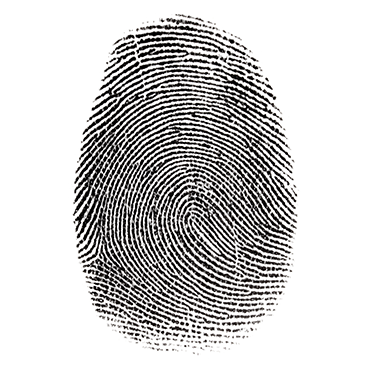
%> input picture DIP course/1444076886930.png, 370 x 370 px
$ octave HW6_1.m   (GNU Octave 9; MATLAB toolbox functions it lacks are replaced by stand-ins)
%> lines starting %> are read from the running program, lines starting %| are printed output that depends on the picture; in (x1, y1, x2, y2) boxes, pixels count from 0 and x2, y2 are one past the last pixel; in counts of white or black regions, pixels touching at a corner belong together; the program's own positions count from 1
clc
clear
close all
f=imread('1444076886930.png');
%> f is the input picture: size 370x370x3 uint8; mean R, G, B 203.7, 202.8, 202.6
f=rgb2gray(f);
%> f: size 370x370 uint8
f=im2double(f);
%> f: size 370x370 double
figure,imshow(f,[]),title('Original Fingerprint Image');
[M,N]=size(f);
%> M = 370; N = 370
fc=zeros(size(f));
% Preprocessing Image (Centering FFT)
for m=1:M
    for n=1:N
        fc(m,n)=((-1)^(m+n))*f(m,n);
    end
end
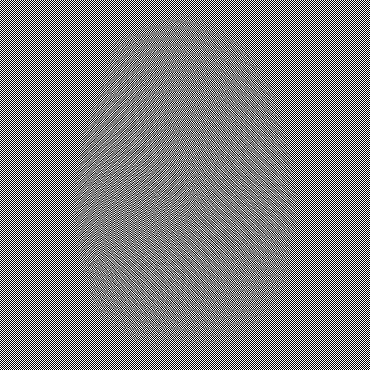
%> fc: size 370x370 double; min -1, max 1, mean 1.2e-05; drawn with min black and max white
Fc=fft2(fc);
figure,mesh(log(abs(Fc))),title('Logarithm of 2D FFT on the Center')
%> after `title('Logarithm of 2D FFT on the Center')`:
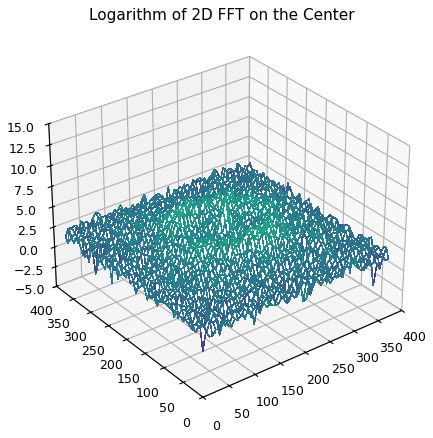
%> figure redrawn from the program's plot data
%% Designing Square1,square2,f1 and f2
[M1,N1]=size([f,f;f,f]);
%> M1 = 740; N1 = 740
sq1=zeros([M1,N1]);
%> sq1: size 740x740 double; every value is 0
sq1(M1/2+1:M1,M1/2+1:M1)=1;
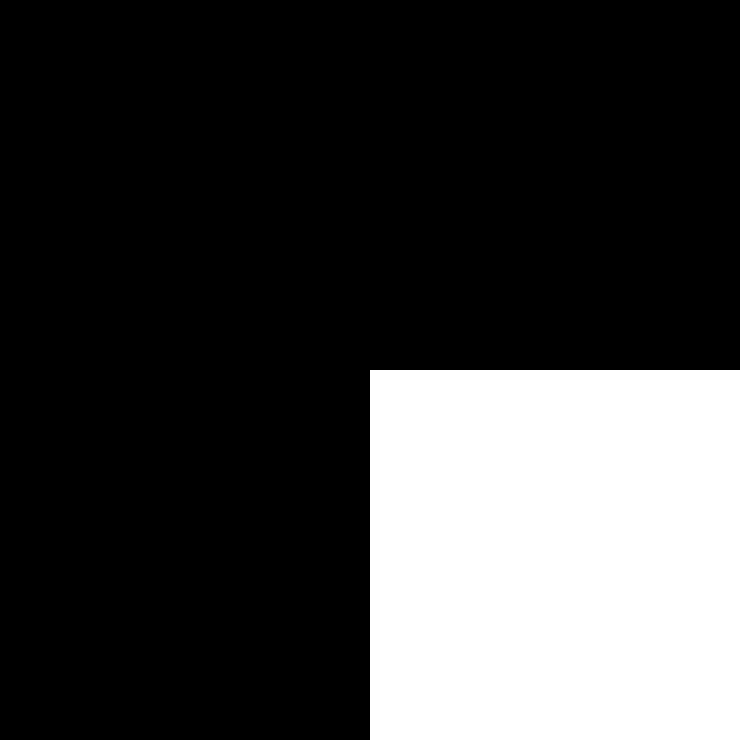
%> sq1: size 740x740 double; values 0 (black) and 1 (white), 25% white; 1 white region, box (x1, y1, x2, y2) and area: (370, 370, 740, 740) 136900
sq1(1:M1/2,1:M1/2)=1;
%> sq1: size 740x740 double; values 0 (black) and 1 (white), 50% white; 1 white region, box (x1, y1, x2, y2) and area: (0, 0, 740, 740) 273800
sq2=fliplr(sq1);
f2=zeros([M1,N1]);
for m=1:M1
    for n=1:N1
        if abs(n-N1/2)>abs(m-M1/2)
            f2(m,n)=1;
        end
    end
end
%> f2: size 740x740 double; values 0 (black) and 1 (white), 49.9% white; 2 white regions, box (x1, y1, x2, y2) and area: (370, 0, 740, 739) 136900, (0, 1, 369, 738) 136161
f1=f2';
%> f1: size 740x740 double; values 0 (black) and 1 (white), 49.9% white; 2 white regions, box (x1, y1, x2, y2) and area: (0, 370, 739, 740) 136900, (1, 0, 738, 369) 136161
figure
subplot(2,2,1)
imshow(sq1,[]),title('Square1')
subplot(2,2,2)
imshow(sq2,[]),title('Square2')
subplot(2,2,3)
imshow(f1,[]),title('f1')
subplot(2,2,4)
imshow(f2,[]),title('f2')
%% Designing z1,z2,z3,z4
z1=f1.*sq1;
%> z1: size 740x740 double; values 0 (black) and 1 (white), 24.9% white; 2 white regions, box (x1, y1, x2, y2) and area: (1, 0, 370, 369) 68265, (370, 371, 739, 740) 68265
z2=f1.*sq2;
%> z2: size 740x740 double; values 0 (black) and 1 (white), 24.9% white; 2 white regions, box (x1, y1, x2, y2) and area: (0, 370, 370, 740) 68635, (370, 0, 738, 368) 67896
z3=f2.*sq1;
%> z3: size 740x740 double; values 0 (black) and 1 (white), 24.9% white; 2 white regions, box (x1, y1, x2, y2) and area: (0, 1, 369, 370) 68265, (371, 370, 740, 739) 68265
z4=f2.*sq2;
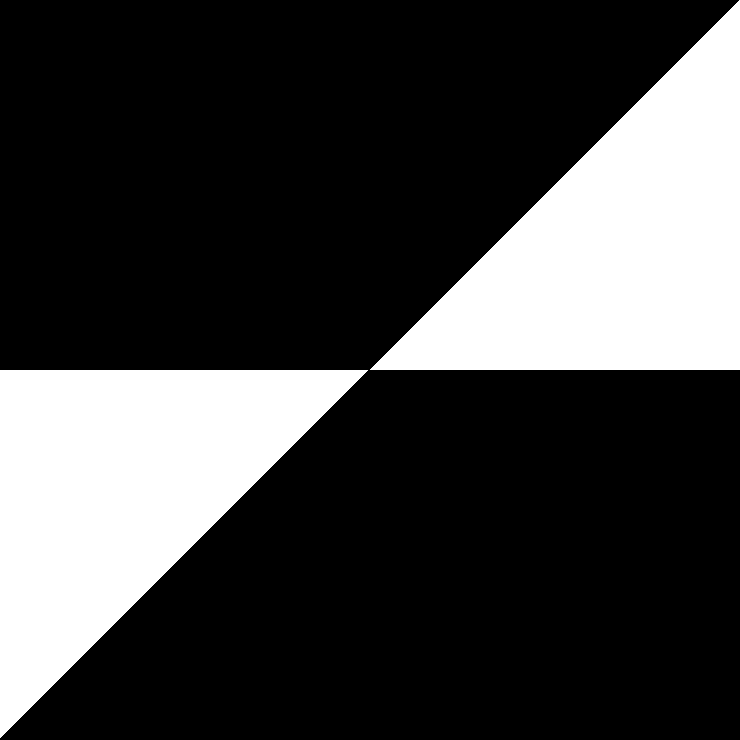
%> z4: size 740x740 double; values 0 (black) and 1 (white), 24.9% white; 2 white regions, box (x1, y1, x2, y2) and area: (370, 0, 740, 370) 68635, (0, 370, 368, 738) 67896
figure
subplot(2,2,1)
imshow(z1,[]),title('z1')
subplot(2,2,2)
imshow(z2,[]),title('z2')
subplot(2,2,3)
imshow(z3,[]),title('z3')
subplot(2,2,4)
imshow(z4,[]),title('z4')
%% Creating y1 and y2
r0=[1 1;0 1];
r1=[1 -1;0 1];
r2=[1 0;1 1];
r3=[1 0;-1 1];
y11=zeros(size(f));
y12=y11;y13=y11;y14=y11;y21=y11;y22=y11;y23=y11;y24=y11;
for m=-M1/4:M1/4-1
    for n=-N1/4:N1/4-1
        y11(m+M1/4+1,n+N1/4+1)=f1(m+M1/2+1,n+M1/2+1);
        y12(m+M1/4+1,n+N1/4+1)=f1(m-n+M1/2+1,n+M1/2+1);
        y13(m+M1/4+1,n+N1/4+1)=f1(m+M1/2+1,m+n+M1/2+1);
        y14(m+M1/4+1,n+N1/4+1)=f1(m+M1/2+1,n-m+M1/2+1);
        y21(m+M1/4+1,n+N1/4+1)=f2(m+n+M1/2+1,n+M1/2+1);
        y22(m+M1/4+1,n+N1/4+1)=f2(m-n+M1/2+1,n+M1/2+1);
        y23(m+M1/4+1,n+N1/4+1)=f2(m+M1/2+1,m+n+M1/2+1);
        y24(m+M1/4+1,n+N1/4+1)=f2(m+M1/2+1,n-m+M1/2+1);
    end
end
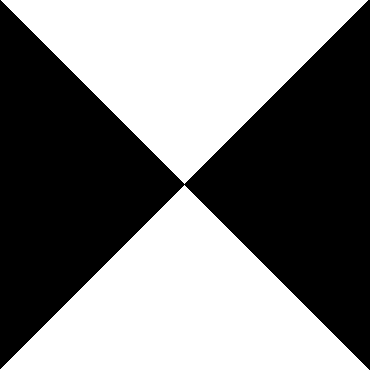
%> y11: size 370x370 double; values 0 (black) and 1 (white), 49.7% white; 2 white regions, box (x1, y1, x2, y2) and area: (0, 185, 369, 370) 34225, (1, 0, 368, 184) 33856
%> y12: size 370x370 double; values 0 (black) and 1 (white), 62.3% white; 1 black region, box (x1, y1, x2, y2) and area: (0, 0, 370, 370) 51615
%> y13: size 370x370 double; values 0 (black) and 1 (white), 37.3% white; 2 white regions, box (x1, y1, x2, y2) and area: (0, 185, 185, 370) 25669, (186, 0, 370, 184) 25392
%> y14: size 370x370 double; values 0 (black) and 1 (white), 37.3% white; 2 white regions, box (x1, y1, x2, y2) and area: (184, 185, 370, 370) 25761, (0, 0, 183, 184) 25300
%> y21: size 370x370 double; values 0 (black) and 1 (white), 37.3% white; 2 white regions, box (x1, y1, x2, y2) and area: (185, 0, 370, 185) 25669, (0, 186, 184, 370) 25392
%> y22: size 370x370 double; values 0 (black) and 1 (white), 37.3% white; 2 white regions, box (x1, y1, x2, y2) and area: (185, 184, 370, 370) 25761, (0, 0, 184, 183) 25300
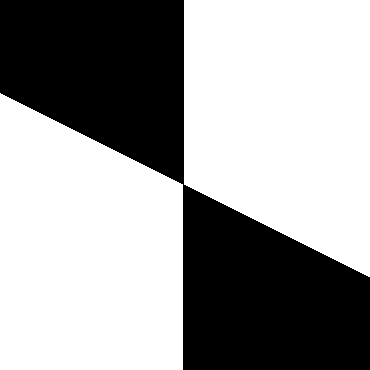
%> y24: size 370x370 double; values 0 (black) and 1 (white), 62.3% white; 1 black region, box (x1, y1, x2, y2) and area: (0, 0, 370, 370) 51615
figure,subplot(4,2,1)
imshow(y11,[]),title('y11')
subplot(4,2,2)
imshow(y12,[]),title('y12')
subplot(4,2,3)
imshow(y13,[]),title('y13')
subplot(4,2,4)
imshow(y14,[]),title('y14')
subplot(4,2,5)
imshow(y21,[]),title('y21')
subplot(4,2,6)
imshow(y22,[]),title('y22')
subplot(4,2,7)
imshow(y23,[]),title('y23')
subplot(4,2,8)
imshow(y24,[]),title('y24')
suptitle('y filters')
% Optional : demonstration of sampling boundaries (uncomment to run)
% figure,imshow(f1,[])
% hold on
% plot([2*M,M,0,M,2*M],[N,2*N,2*N,N,N],'r','LineWidth',3)
% figure,imshow(f1,[])
% hold on
% plot([2*M,M,0,M,2*M],[N/2,3/2*N,3*N/2,N/2,N/2],'r','LineWidth',3
%% 8 Final Fan Filters
ff1=y11.*sq2(M1/4+1:M1/4+M1/2,M1/4+1:M1/4+M1/2);
%> ff1: size 370x370 double; values 0 (black) and 1 (white), 24.9% white; 2 white regions, box (x1, y1, x2, y2) and area: (0, 185, 185, 370) 17205, (185, 0, 368, 183) 16836
ff2=y12.*sq1(M1/4+1:M1/4+M1/2,M1/4+1:M1/4+M1/2);
%> ff2: size 370x370 double; values 0 (black) and 1 (white), 12.6% white; 3 white regions, box (x1, y1, x2, y2) and area: (185, 186, 277, 370) 8556, (93, 0, 185, 183) 8464, (0, 184, 185, 185) 185
ff3=y13.*z4(M1/4+1:M1/4+M1/2,M1/4+1:M1/4+M1/2);
%> ff3: size 370x370 double; values 0 (black) and 1 (white), 12.3% white; 2 white regions, box (x1, y1, x2, y2) and area: (186, 0, 370, 184) 8556, (0, 187, 181, 368) 8281
ff4=y14.*z3(M1/4+1:M1/4+M1/2,M1/4+1:M1/4+M1/2);
%> ff4: size 370x370 double; values 0 (black) and 1 (white), 12.3% white; 2 white regions, box (x1, y1, x2, y2) and area: (0, 1, 183, 184) 8464, (188, 187, 370, 369) 8372
ff5=y21.*z2(M1/4+1:M1/4+M1/2,M1/4+1:M1/4+M1/2);
%> ff5: size 370x370 double; values 0 (black) and 1 (white), 12.3% white; 2 white regions, box (x1, y1, x2, y2) and area: (0, 186, 184, 370) 8556, (187, 0, 368, 181) 8281
ff6=y22.*z1(M1/4+1:M1/4+M1/2,M1/4+1:M1/4+M1/2);
%> ff6: size 370x370 double; values 0 (black) and 1 (white), 12.3% white; 2 white regions, box (x1, y1, x2, y2) and area: (1, 0, 184, 183) 8464, (187, 188, 369, 370) 8372
ff7=y23.*sq2(M1/4+1:M1/4+M1/2,M1/4+1:M1/4+M1/2);
%> ff7: size 370x370 double; values 0 (black) and 1 (white), 12.4% white; 2 white regions, box (x1, y1, x2, y2) and area: (186, 93, 370, 185) 8556, (0, 185, 183, 277) 8464
ff8=y24.*sq1(M1/4+1:M1/4+M1/2,M1/4+1:M1/4+M1/2);
%> ff8: size 370x370 double; values 0 (black) and 1 (white), 12.6% white; 3 white regions, box (x1, y1, x2, y2) and area: (186, 185, 370, 277) 8556, (0, 93, 183, 185) 8464, (184, 0, 185, 185) 185
figure,subplot(4,2,1)
imshow(ff1,[])
subplot(4,2,2)
imshow(ff2,[])
subplot(4,2,3)
imshow(ff3,[])
subplot(4,2,4)
imshow(ff4,[])
subplot(4,2,5)
imshow(ff5,[])
subplot(4,2,6)
imshow(ff6,[])
subplot(4,2,7)
imshow(ff7,[])
subplot(4,2,8)
imshow(ff8,[])
suptitle('Fan Filters')
%% Applying Fan Filters
o1=Fc.*ff1;
o1=ifft2(o1);
o2=Fc.*ff2;
o2=ifft2(o2);
o3=Fc.*ff3;
o3=ifft2(o3);
o4=Fc.*ff4;
o4=ifft2(o4);
o5=Fc.*ff5;
o5=ifft2(o5);
o6=Fc.*ff6;
o6=ifft2(o6);
o7=Fc.*ff7;
o7=ifft2(o7);
o8=Fc.*ff8;
o8=ifft2(o8);
for m=1:M
    for n=1:N
        o1(m,n)=((-1)^(m+n))*o1(m,n);
        o2(m,n)=((-1)^(m+n))*o2(m,n);
        o3(m,n)=((-1)^(m+n))*o3(m,n);
        o4(m,n)=((-1)^(m+n))*o4(m,n);
        o5(m,n)=((-1)^(m+n))*o5(m,n);
        o6(m,n)=((-1)^(m+n))*o6(m,n);
        o7(m,n)=((-1)^(m+n))*o7(m,n);
        o8(m,n)=((-1)^(m+n))*o8(m,n);
    end
end
figure,imshow(o1,[])
figure,imshow(o2,[])
figure,imshow(o3,[])
figure,imshow(o4,[])
figure,imshow(o5,[])
figure,imshow(o6,[])
figure,imshow(o7,[])
figure,imshow(o8,[])
%> after `imshow(o8,[])`:
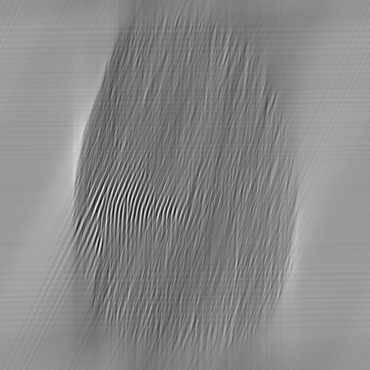
%> displayed picture: size 370x370, on the screen's scale of 0 to 255; min 0, max 255, mean 136.7
%% Fusing the Output Image
o(:,:,1)=o1;
o(:,:,2)=o2;
o(:,:,3)=o3;
o(:,:,4)=o4;
o(:,:,5)=o5;
o(:,:,6)=o6;
o(:,:,7)=o7;
o(:,:,8)=o8;
L=17;
Ws=2*L+1;
am=0;
output=zeros(size(f));
for i=1+L:Ws:M-L
    for j=1+L:Ws:N-L
        for k=1:8
%> (the run ends here)

$ run again, with DIP course/1832897_orig.png copied over DIP course/1444076886930.png
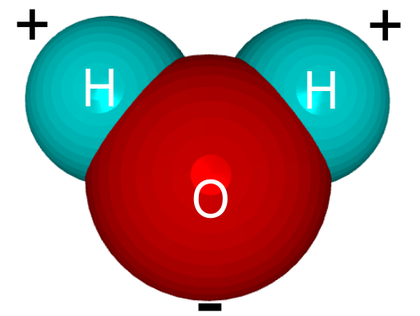
%> input picture DIP course/1832897_orig.png, 420 x 316 px, shrunk from 526 x 396 before the run
%> f is the input picture: size 316x420x3 uint8; mean R, G, B 170.1, 150.1, 150.1
%> M1 = 632; N1 = 840
%> `sq1(1:M1/2,1:M1/2)=1;`:
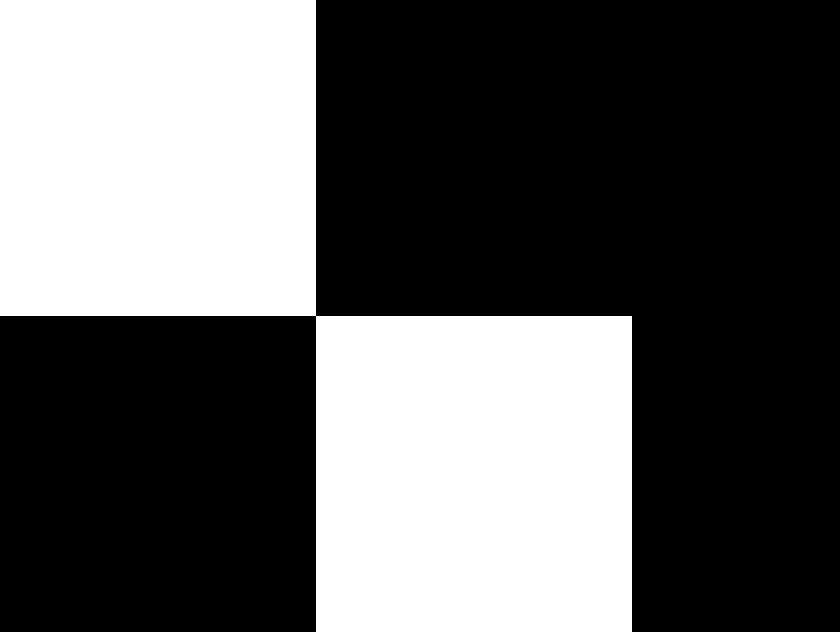
%> sq1: size 632x840 double; values 0 (black) and 1 (white), 37.6% white; 1 white region, box (x1, y1, x2, y2) and area: (0, 0, 632, 632) 199712
%> sq2: size 632x840 double; values 0 (black) and 1 (white), 37.6% white; 1 white region, box (x1, y1, x2, y2) and area: (208, 0, 840, 632) 199712
%> `f1=f2';`:
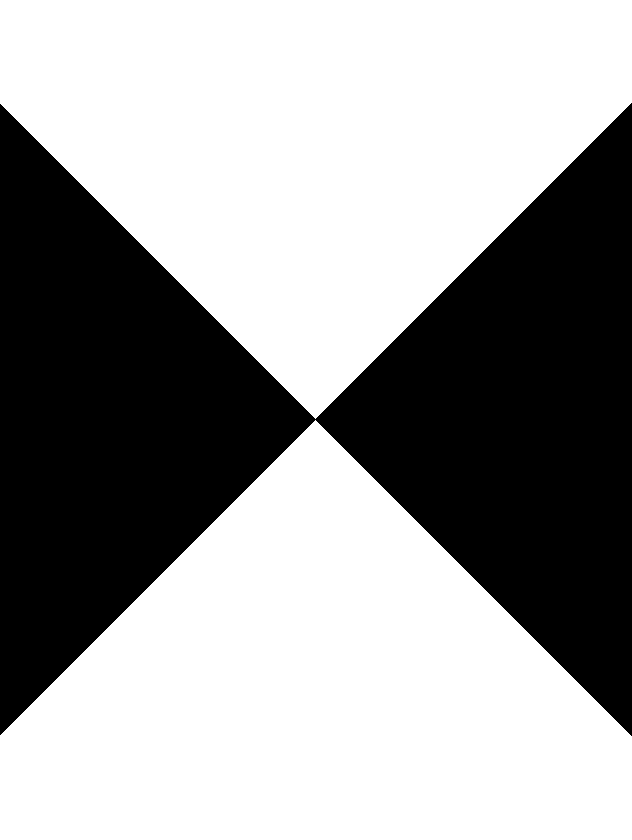
%> f1: size 840x632 double; values 0 (black) and 1 (white), 62.3% white; 1 black region, box (x1, y1, x2, y2) and area: (0, 103, 632, 736) 200344

$ run again, with DIP course/Fingerprint_(PSF).png copied over DIP course/1444076886930.png
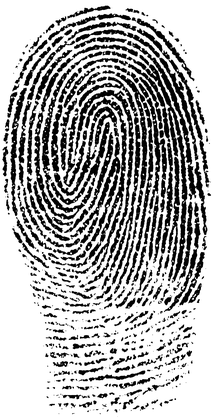
%> input picture DIP course/Fingerprint_(PSF).png, 216 x 420 px, shrunk from 988 x 1920 before the run
%> f is the input picture: size 420x216 uint8; min 0, max 255, mean 178
%> f: size 420x216 double
%> M1 = 840; N1 = 432
%> sq2: size 840x840 double; values 0 (black) and 1 (white), 50% white; 1 white region, box (x1, y1, x2, y2) and area: (0, 0, 840, 840) 352800
%> after the loop `for m=1:M1`:
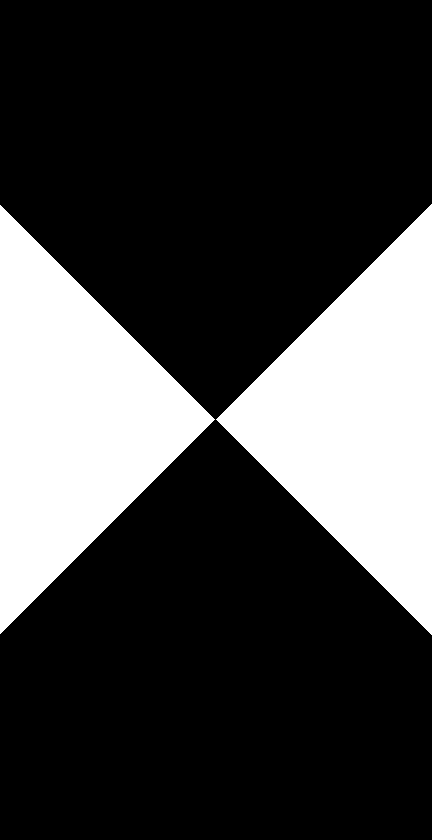
%> f2: size 840x432 double; values 0 (black) and 1 (white), 25.6% white; 2 white regions, box (x1, y1, x2, y2) and area: (216, 204, 432, 635) 46656, (0, 205, 215, 634) 46225
%> `f1=f2';`:
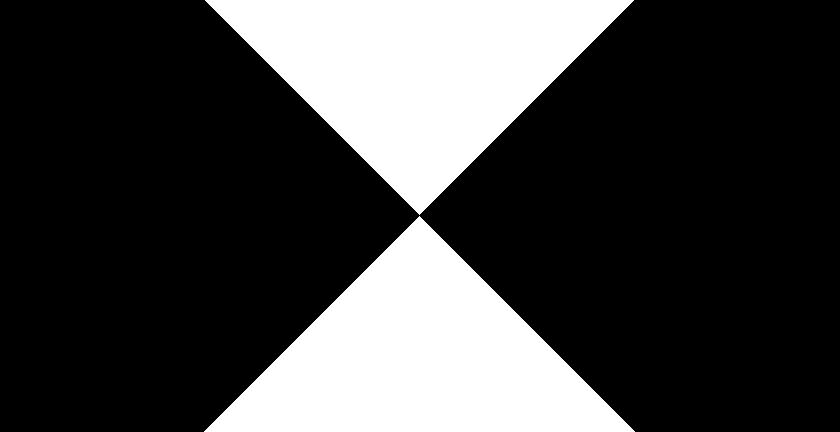
%> f1: size 432x840 double; values 0 (black) and 1 (white), 25.6% white; 2 white regions, box (x1, y1, x2, y2) and area: (204, 216, 635, 432) 46656, (205, 0, 634, 215) 46225

$ run again, with DIP course/Sauvola.png copied over DIP course/1444076886930.png
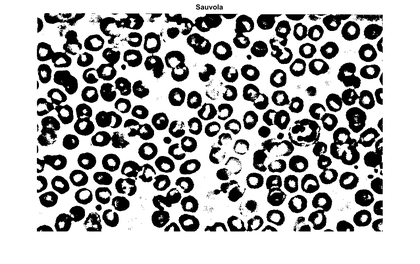
%> input picture DIP course/Sauvola.png, 420 x 264 px, shrunk from 1058 x 665 before the run
%> f is the input picture: size 264x420x3 uint8; min 0, max 255, mean 181.3
%> M1 = 528; N1 = 840
%> sq2: size 528x840 double; values 0 (black) and 1 (white), 31.4% white; 1 white region, box (x1, y1, x2, y2) and area: (312, 0, 840, 528) 139392
%> `f1=f2';`:
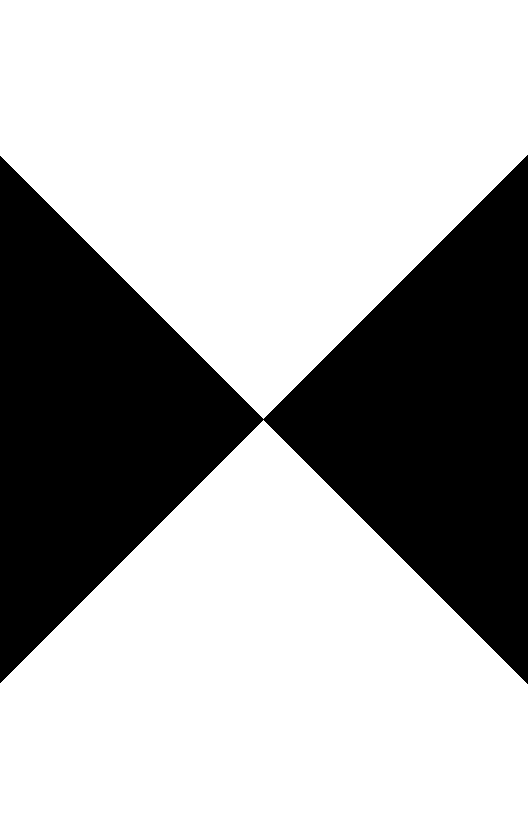
%> f1: size 840x528 double; values 0 (black) and 1 (white), 68.5% white; 1 black region, box (x1, y1, x2, y2) and area: (0, 155, 528, 684) 139920
